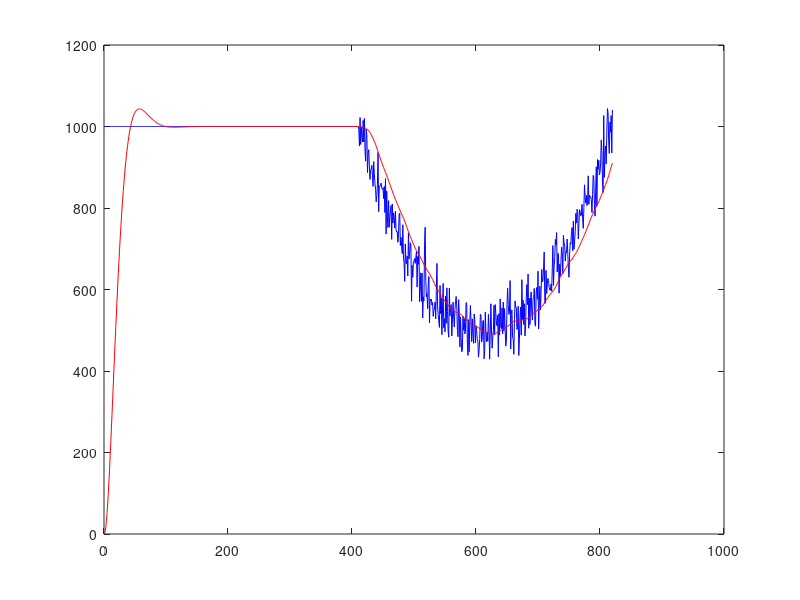

Write the MATLAB code that produced this figure. (Note: this script raises an error after producing the figure.)

clc;
clear;

periods = 2;
L = 410;
restLevel = 1000;
minLevel = 500;
a = (restLevel-minLevel) / ((L/2)^2);
t = linspace(1,periods*L,periods*L);
x = zeros(1,L);

rng('shuffle');

x = floor(   (a.*(t(1:L) - L/2).^2) + minLevel );
x = x + floor(5.*normrnd(0,8,1,L));
x = [ restLevel.*ones(1,(periods-1)*L) x];

[b,a] = butter(2,0.025)

y = filter(b,a,x);

plot(t,x, 'b', t, y, 'r');
fvtool(b,a);